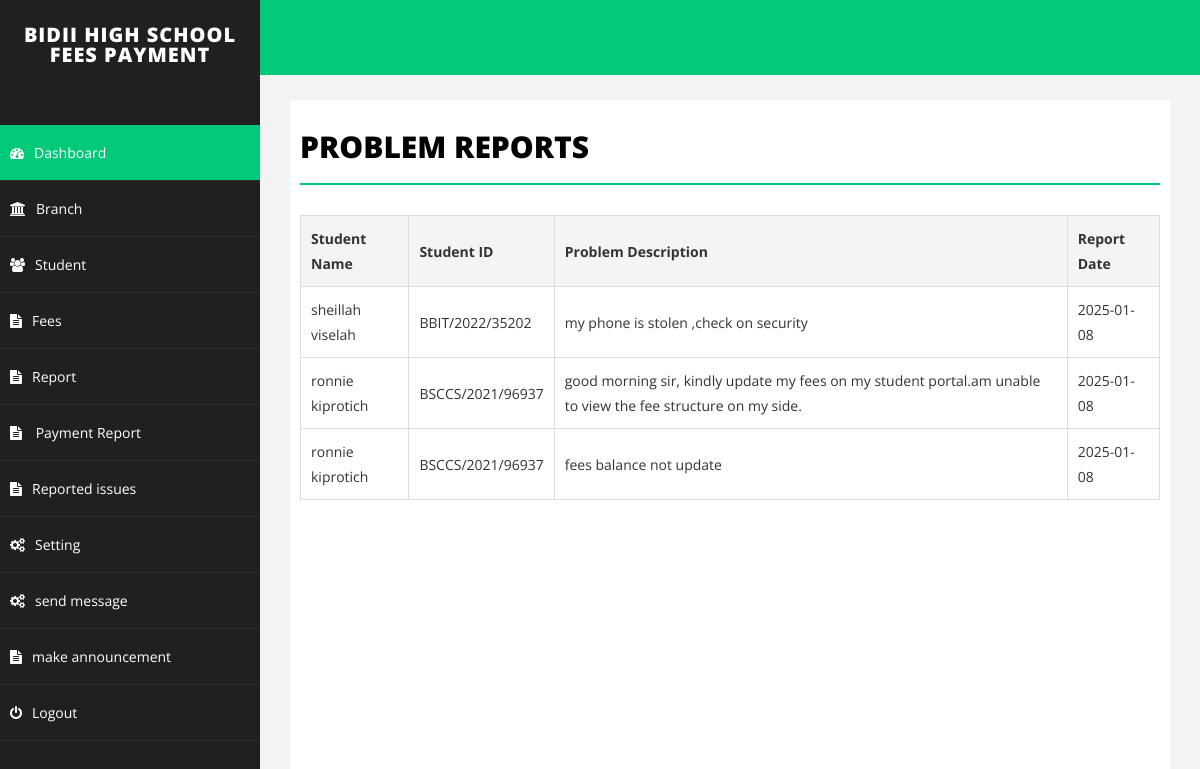
Screenshot of /reported.php with the database file from the repository.
### tables this page shows
CREATE TABLE `problem_reports` (
  `report_id` int(11) NOT NULL,
  `student_name` varchar(255) DEFAULT NULL,
  `student_id` varchar(50) DEFAULT NULL,
  `problem_description` text DEFAULT NULL,
  `report_date` date NOT NULL DEFAULT curdate()
);

### reported.php (the view, shortened to what this page needs)
<?php
include("php/dbconnect.php");
?>
<!DOCTYPE html>
<html xmlns="http://www.w3.org/1999/xhtml">
<head>
    <link href="css/bootstrap.css" rel="stylesheet" />
    <link href="css/font-awesome.css" rel="stylesheet" />
    <link href="css/basic.css" rel="stylesheet" />
    <link href="css/custom.css" rel="stylesheet" />
	<link href="css/ui.css" rel="stylesheet" />
	<link href="css/jquery-ui-1.10.3.custom.min.css" rel="stylesheet" />
	<link href="css/datepicker.css" rel="stylesheet" />
	   <link href="css/datatable/datatable.css" rel="stylesheet" />
</head>
<?php
include("php/header.php");
?>
        <div id="page-wrapper">
            <div id="page-inner">
                <div class="row">
                    <div class="col-md-12">
                        <h1 class="page-head-line">Problem Reports
						</h1>
                    </div>
                </div>
                <?php
$sql = "SELECT report_id, student_name, student_id, problem_description, report_date FROM problem_reports";
$result = $conn->query($sql);
?>
<!DOCTYPE html>
<html lang="en">
<head>
</head>
<body>
    <table>
        <thead>
            <tr>
                <th>Student Name</th>
                <th>Student ID</th>
                <th>Problem Description</th>
                <th>Report Date</th>
            </tr>
        </thead>
        <tbody>
            <?php
            if ($result->num_rows > 0) {
                while ($row = $result->fetch_assoc()) {
                    echo "<tr>";
                    echo "<td>" . htmlspecialchars($row['student_name']) . "</td>";
                    echo "<td>" . htmlspecialchars($row['student_id']) . "</td>";
                    echo "<td>" . nl2br(htmlspecialchars($row['problem_description'])) . "</td>";
                    echo "<td>" . htmlspecialchars($row['report_date']) . "</td>";
                    echo "</tr>";
                }
            } else {
                echo "<tr><td colspan='5'>No problem reports found.</td></tr>";
            }
            ?>
        </tbody>
    </table>
</body>
</html>
</body>
</html>

### database/css/basic.css (style rules this page uses)
body { font-family: 'Open Sans', sans-serif; line-height:25px; }
#page-wrapper { padding: 15px 15px; min-height: 600px; background: #F3F3F3; }
#page-inner { width: 100%; margin: 10px 20px 10px 0px; background-color: #fff!important; padding: 10px; min-height: 1200px; }
.page-head-line { font-size: 30px; text-transform: uppercase; color: #000; font-weight: 800; padding-bottom: 20px; border-bottom: 2px solid #00CA79; margin-bottom: 10px; }
@media (min-width:768px) { #page-wrapper { margin: 0 0 0 260px; padding: 15px 30px; min-height: 1200px; } }

### reported.php (style rules this page uses)
table { width: 100%; border-collapse: collapse; }
th, td { padding: 10px; text-align: left; border: 1px solid #ddd; }
th { background-color: #f4f4f4; }

### rows the page displays
problem_reports: student_name "sheillah viselah", student "BBIT/2022/35202", problem_description "my phone is stolen ,check on security", report_date "2025-01-08"
problem_reports: student_name "ronnie kiprotich", student "BSCCS/2021/96937", problem_description "good morning sir, kindly update my fees on my student portal.am unable to view the fee structure on my side.", report_date "2025-01-08"
problem_reports: student_name "ronnie kiprotich", student "BSCCS/2021/96937", problem_description "fees balance not update", report_date "2025-01-08"
